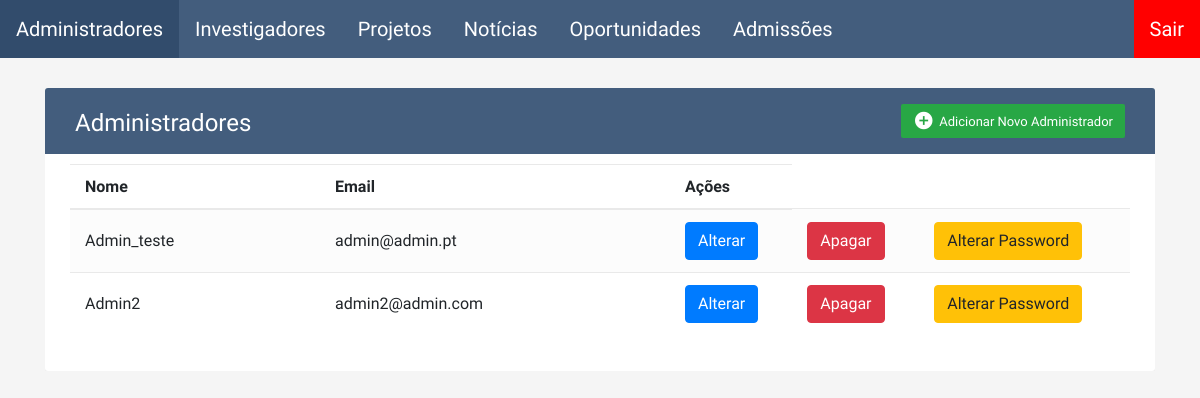
Page /backoffice/administradores/index.php (signed in) on the earlier database version.
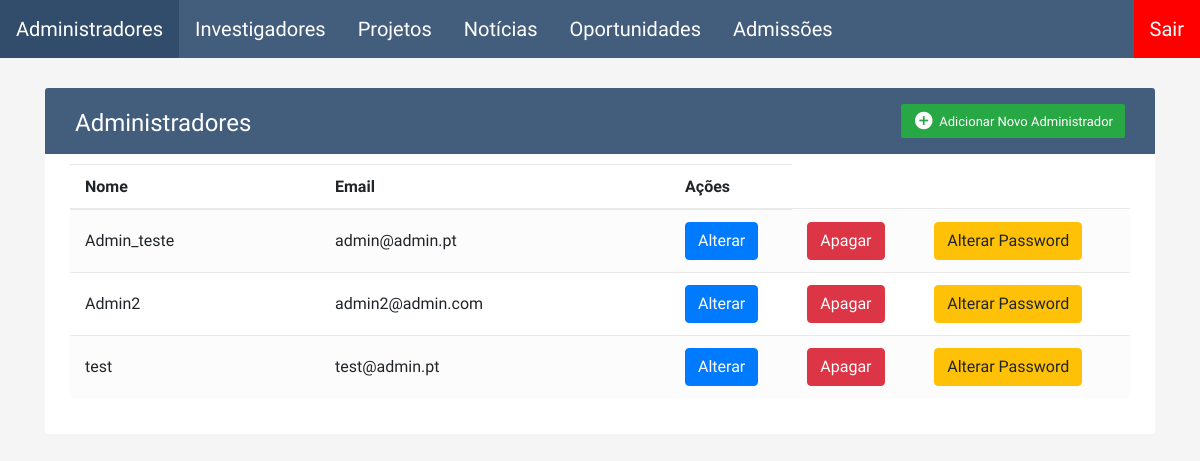
Same page on the later database version.
### tables this page shows
CREATE TABLE `administradores` (
  `id` int(11) NOT NULL,
  `nome` varchar(255) NOT NULL,
  `email` varchar(100) NOT NULL,
  `password` varchar(255) NOT NULL
);

### backoffice/administradores/index.php (the view, shortened to what this page needs)
<?php
require "../config/basedados.php";
$sql = "SELECT id, nome, email FROM administradores ORDER BY id";
$result = mysqli_query($conn, $sql);
?>
<link rel="stylesheet" href="https://stackpath.bootstrapcdn.com/bootstrap/4.5.0/css/bootstrap.min.css">
<link rel="stylesheet" href="https://maxcdn.bootstrapcdn.com/font-awesome/4.7.0/css/font-awesome.min.css">
<div class="container-xl">
	<div class="table-responsive">
		<div class="table-wrapper">
			<div class="table-title">
				<div class="row">
					<div class="col-sm-6">
						<h2>Administradores</h2>
					</div>
					<div class="col-sm-6">
						<a href="create.php" class="btn btn-success"><i class="material-icons">&#xE147;</i>
							<span>Adicionar Novo Administrador</span></a>
					</div>
				</div>
			</div>
			<table class="table table-striped table-hover">
				<thead>
					<tr>
						<th>Nome</th>
						<th>Email</th>
						<th>Ações</th>
					</tr>
				</thead>
				<tbody>
					<?php
					if (mysqli_num_rows($result) > 0) {
						while ($row = mysqli_fetch_assoc($result)) {
							echo "<tr>";
							echo "<td>" . $row["nome"] . "</td>";
							echo "<td>" . $row["email"] . "</td>";
							echo "<td><a href='edit.php?id=" . $row["id"] . "' class='btn btn-primary'><span>Alterar</span></a></td>";
							echo "<td><a href='remove.php?id=" . $row["id"] . "' class='btn btn-danger'><span>Apagar</span></a></td>";
							echo "<td><a href='resetpassword.php?id=" . $row["id"] . "' class='btn btn-warning'><span>Alterar Password</span></a></td>";
							echo "</tr>";
						}
					}
					?>
				</tbody>
			</table>
		</div>
	</div>
</div>

Differences in the rows shown:
added administradores: nome "test", email "test@admin.pt"
